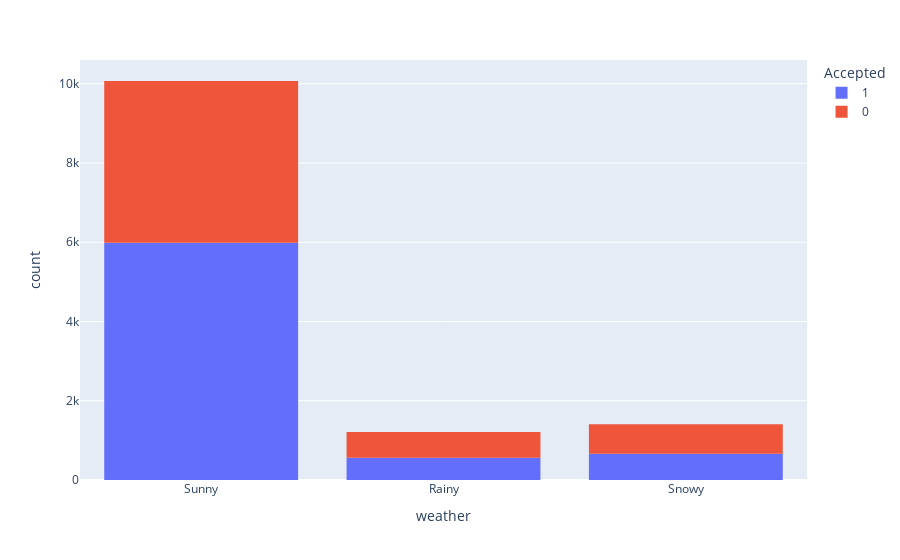

This figure's notebook cell:
### Code cell
px.histogram(data, x='weather', color= 'Accepted')

### Figure 1 — Plotly figure (JSON) as saved in the notebook; plotly's stock layout.template omitted (floating-point values rounded to 4 significant figures; data arrays with more than 128 entries replaced by an {"elided": "..."} marker saying what was removed)
{"data": [{"alignmentgroup": "True", "bingroup": "x", "hovertemplate": "Accepted=1<br>weather=%{x}<br>count=%{y}<extra></extra>", "legendgroup": "1", "marker": {"color": "#636efa", "pattern": {"shape": ""}}, "name": "1", "offsetgroup": "1", "orientation": "v", "showlegend": true, "type": "histogram", "x": {"elided": "7210 str values"}, "xaxis": "x", "yaxis": "y"}, {"alignmentgroup": "True", "bingroup": "x", "hovertemplate": "Accepted=0<br>weather=%{x}<br>count=%{y}<extra></extra>", "legendgroup": "0", "marker": {"color": "#EF553B", "pattern": {"shape": ""}}, "name": "0", "offsetgroup": "0", "orientation": "v", "showlegend": true, "type": "histogram", "x": {"elided": "5474 str values"}, "xaxis": "x", "yaxis": "y"}], "layout": {"barmode": "relative", "legend": {"title": {"text": "Accepted"}, "tracegroupgap": 0}, "margin": {"t": 60}, "xaxis": {"anchor": "y", "domain": [0, 1], "title": {"text": "weather"}}, "yaxis": {"anchor": "x", "domain": [0, 1], "title": {"text": "count"}}}}
